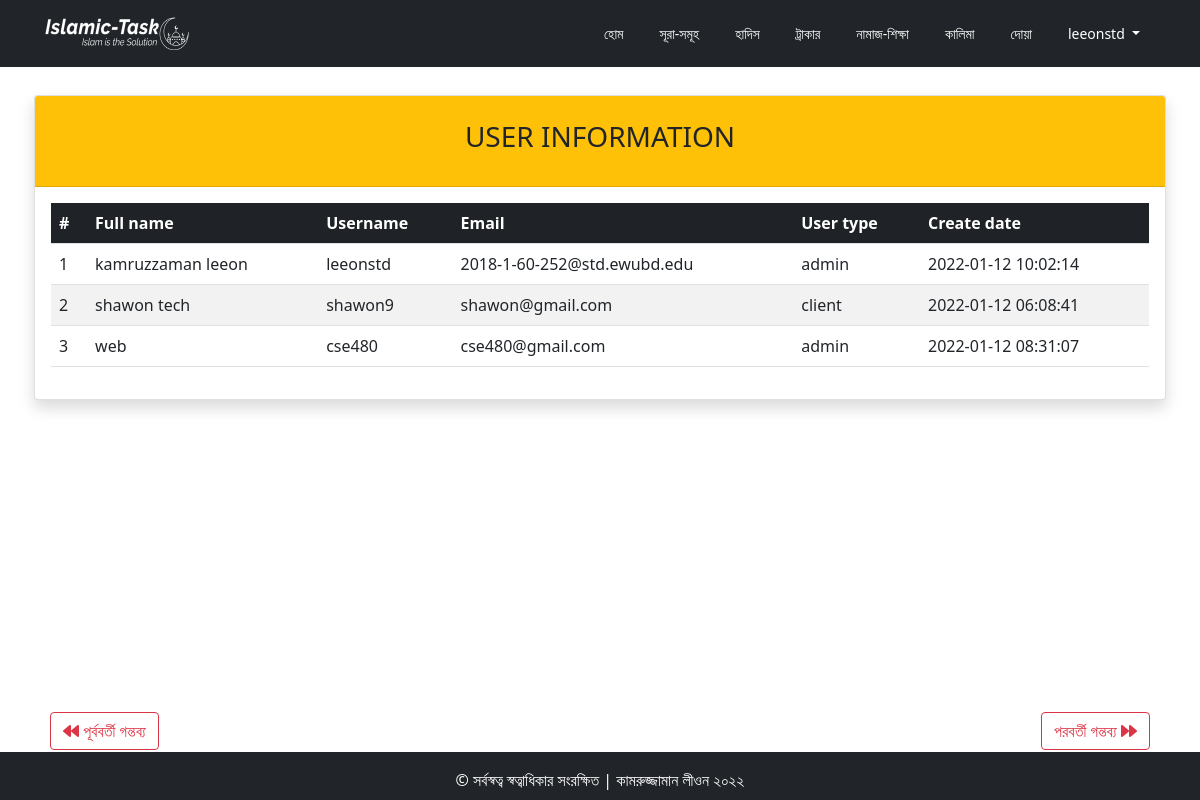
Page /index.php (signed in) on the committed database.
### tables this page shows
CREATE TABLE `user` (
  `id` int(10) NOT NULL,
  `fname` varchar(255) NOT NULL,
  `username` varchar(255) NOT NULL,
  `email` varchar(255) NOT NULL,
  `password` varchar(255) NOT NULL,
  `usertype` varchar(255) NOT NULL,
  `isactive` tinyint(1) NOT NULL DEFAULT 0,
  `createdate` timestamp NOT NULL DEFAULT current_timestamp()
);

### adminindex.php (the view)
<?php if(isset($_SESSION['admin']) && $_SESSION['admin']==true):?>
<center>
    <div class="container Shadow-lg p-1  mb-2 bg-white rounded">
        <div class="card shadow">
            <div class="card-header bg-warning text-center  p-4">
                <h3 class="card-title text-uppercase ">User Information </h3>
            </div>
            <div class="card-body">
                <?php
                    $i=1;
                    $sql ="SELECT `fname`, `username`, `email`, `usertype`, `createdate` FROM `user`";
                    if($result = $conn->query($sql)):
                        if($result->num_rows > 0):
                ?>
                <div class="box box-primary">
                    <div class="box-body no-padding">
                    <div class="table-responsive">
                        <table class="table table-striped table-hover">
                            <tr class = "bg-dark text-white">
                                <th class = "text-white">#</th>
                                <th class = "text-white">Full name</th>
                                <th class = "text-white">Username</th>
                                <th class = "text-white">Email</th>
                                <th class = "text-white">User type</th>
                                <th class = "text-white">Create date</th>
                            </tr>
                            <?php while($row=$result->fetch_assoc()):?>
                            <tr>
                                <td><?php echo $i++;?></td>
                                <td><?php echo $row['fname'];?></td>
                                <td><?php echo $row['username'];?></td>
                                <td><?php echo $row['email'];?></td>
                                <td><?php echo $row['usertype'];?></td>
                                <td><?php echo $row['createdate'];?></td>
                            </tr>
                            <?php endwhile?>
                        </table>
                    </div>
                    </div>
                </div>
                <?php endif; endif;$conn->close();?>
            </div>
        </div>
    </div>
</center>
<?php else:
            echo"<script>
            alert('Admin Section!Please login as a Admin or check another page.Thank you.');
            window.location.href='index.php';
            </script>";
        endif?>

### Index.php (shortened to what this page needs)
<!DOCTYPE html>
<html lang="en">
<head>
    <?php include 'header.php'; ?>
</head>
<body>
    <br>
    <div>
    <?php if(isset($_SESSION['admin']) && $_SESSION['admin']==true): include 'adminindex.php';?>
    <?php endif;?>
        <br>
    </div>
    <?php include 'footer.php';?>
</body>
</html>

### header.php (shortened to what this page needs)
<!DOCTYPE html>
<html lang="en">
<body>
    <link rel="stylesheet" href="style.css">
    <link rel="stylesheet" href="bootstrap-5.1.3-dist/css/bootstrap.min.css">
     <?php include 'navbar.php';?>
    <link rel="stylesheet" href="https://use.fontawesome.com/releases/v5.15.4/css/all.css"
>
</body>
</html>

### navbar.php (shortened to what this page needs)
<html>
<header>
    <nav class="navbar navbar-expand-lg bg-dark">
        <div class="container">
            <a class="navbar-brand" href="index.php">
                <img src="image/navlogo.png"
                     alt="navbar-logo"
                     width="150"
                     height="40"
                     class="d-inline-block align-text-top">
            </a>
            <div class="collapse navbar-collapse " id="navbarSupportedContent">
                <ul class="navbar-nav ms-auto mb-2 mb-lg-0">
                    <li class="nav-item ">
                        <a class="nav-link" aria-current="page" href="index.php">হোম</a>
                    </li>
                    <li class="nav-item ">
                        <a class="nav-link" href="surah.php">সূরা-সমূহ</a>
                    </li>
                    <li class="nav-item">
                        <a class="nav-link" href="hadith.php">হাদিস </a>
                    </li>
                    <li class="nav-item">
                        <a class="nav-link" href="#">ট্রাকার</a>
                    </li>
                    <li class="nav-item">
                        <a class="nav-link" href="#">নামাজ-শিক্ষা</a>
                    </li>
                    <li class="nav-item">
                        <a class="nav-link" href="#">কালিমা</a>
                    </li>
                    <li class="nav-item">
                        <a class="nav-link" href="#">দোয়া</a>
                    </li>
                    <?php if(isset($_SESSION['admin']) && $_SESSION['admin']==true): ?>
                    <li class="nav-item dropdown">
                        <a class="nav-link dropdown-toggle" href="#" id="navbarDropdown" role="button"
                            data-bs-toggle="dropdown" aria-expanded="false">
                            <?php if(isset($_SESSION['useradmin'])) echo $_SESSION['useradmin']; ?>
                        </a>
                    </li>
                    <?php endif;?>
                </ul>
            </div>
        </div>
    </nav>
</header>
</html>

### footer.php (shortened to what this page needs)
<!DOCTYPE html>
<html lang="en">
<body>
    <div class="backward">
        <a href="javascript:history.back()" class="btn btn-outline-danger"><i class="fas fa-backward"></i> পূর্ববর্তী গন্তব্য</a>
    </div>
    <div class="forward">
        <a href="javascript:history.forward()" class="btn btn-outline-danger">পরবর্তী গন্তব্য <i class="fas fa-forward"></i></a>
    </div>
    <br>
    <br>
    <br>
    <br>
    <br>
    <br>
    <section>
        <footer class="page-footer fixed font-small pt-2 bg-dark">
            <div class="footer-copyright text-center py-2 bg-dark"><span> © সর্বস্বত্ব স্বত্বাধিকার
                    সংরক্ষিত | কামরুজ্জামান লীওন ২০২২ </span></div>
        </footer>
    </section>
</body>
</html>

### style.css (style rules this page uses)
* { padding: 0; margin: 0; box-sizing: border-box; }
.navbar { font-size: 14px; height: min-content; background-color: white; }
.navbar .nav-link { margin-right: 10px; margin-left: 10px; color: white; }
.navbar a { color: rgb(255, 255, 255); }
.page-footer { position: fixed; left: 0; bottom: 0; width: 100%; color: white; text-align: center; }
.backward { position: fixed; bottom: 50px; left: 50px; }
.forward { position: fixed; bottom: 50px; right: 50px; }

### rows in the picture
user: fname "kamruzzaman leeon", username "leeonstd", email "2018-1-60-252@std.ewubd.edu", usertype "admin", createdate "2022-01-12 10:02:14"
user: fname "shawon tech", username "shawon9", email "shawon@gmail.com", usertype "client", createdate "2022-01-12 06:08:41"
user: fname "web", username "cse480", email "cse480@gmail.com", usertype "admin", createdate "2022-01-12 08:31:07"

### other values in the picture
$_SESSION['useradmin'] "leeonstd"
